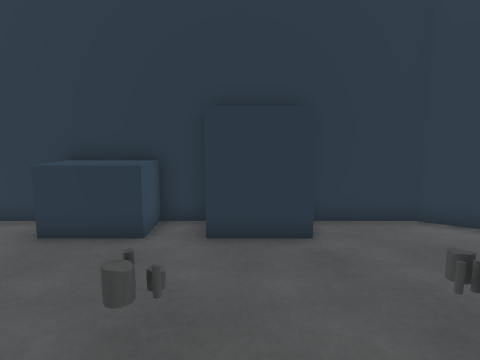
view 1 (above)

12 first-person views from a walk through a scene from a Unity 3-D project. The camera is 1.2 m above the floor, tilts 8° down and sees 75° across. Doors are open. The floor is counted in squares, 0.5 m on a side. Each view is taken from the middle of a square. On the plan, view 1 faces up. The plan holds only what a view shows up to about 19 squares ahead; the rest is blank. The place goes on beyond the plan. The player is left out.

view 2
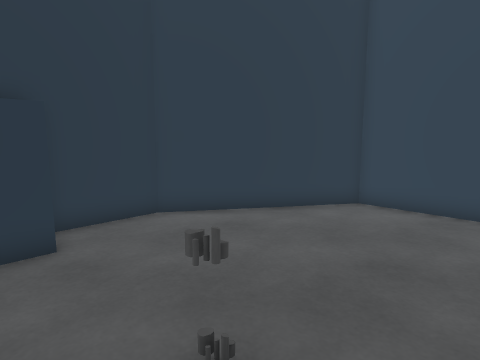

view 3
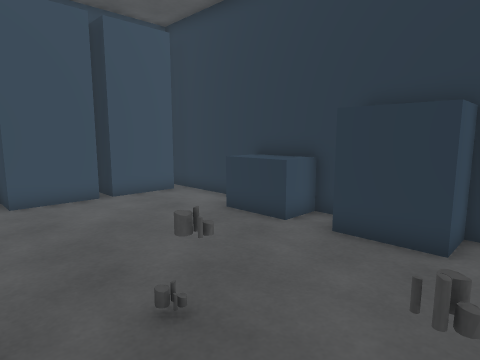

view 4
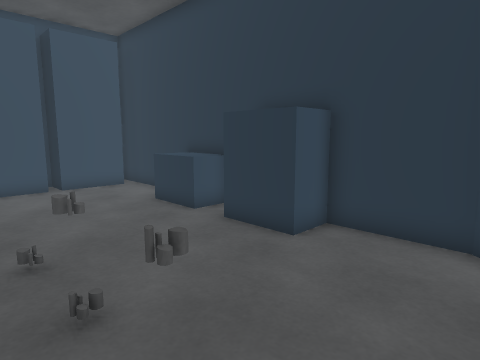

view 5
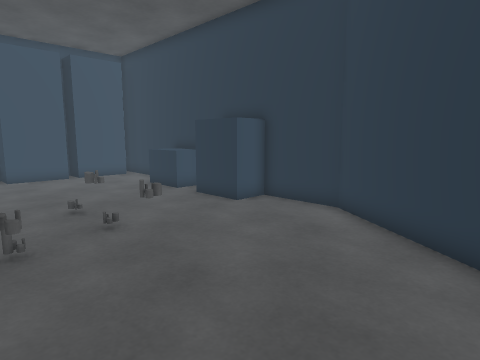

view 6
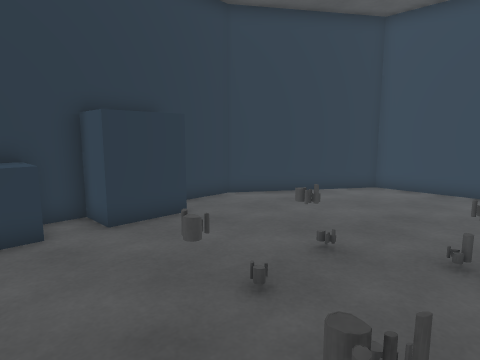

view 7
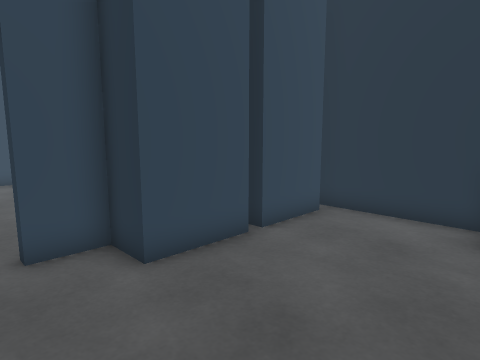

view 8
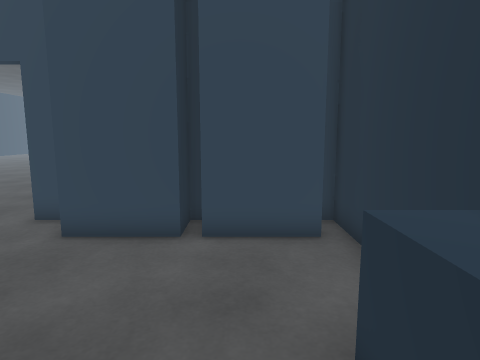

view 9
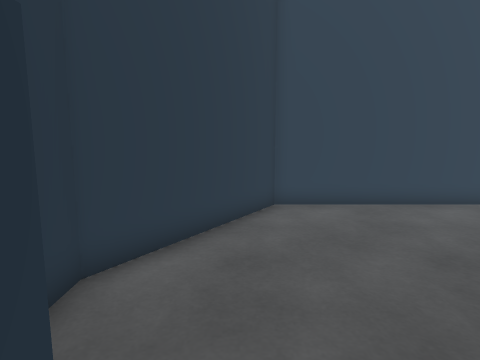

view 10
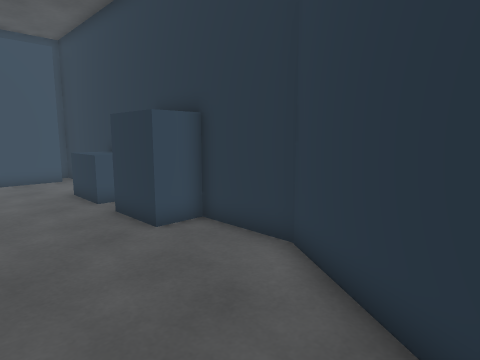

view 11
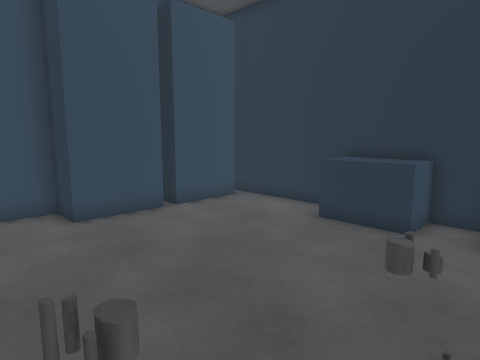

view 12
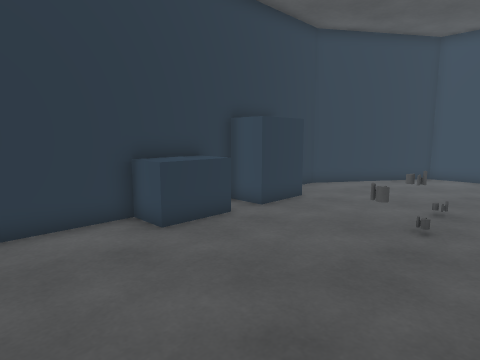

### Floor plan
Key: @ floor where view 1 was taken; # wall or solid block; . floor; D open door; = window, fence, low wall or low ledge; O other object.
Columns run from 23 left of view 1 to 11 right of it. Each row starts with its distance up from view 1.
  9             ##################
  8             # O...OOOOO  O...##
  7               O...OOOOOOOO....###
  6               O.................##
  5             #OO..................##
  4               O...................#
  3               O.......=..==.......#
  2 #.          #OO...................#
  1 #.........  #.....................#
  0        .....D........=.@...=......#
 -1           ..D ..  ..   ..   ..  ..#

Positions as (right, up) in squares from view 1, and headings:
1: (0, 0), facing up
2: (0, 0), facing up-right
3: (3, 0), facing up-left
4: (6, 1), facing up-left
5: (10, -1), facing up-left
6: (-4, -1), facing up-right
7: (-4, -1), facing up-left
8: (-2, 6), facing left
9: (0, 6), facing right
10: (9, 3), facing up-left
11: (0, -1), facing up-left
12: (-9, 0), facing up-right
